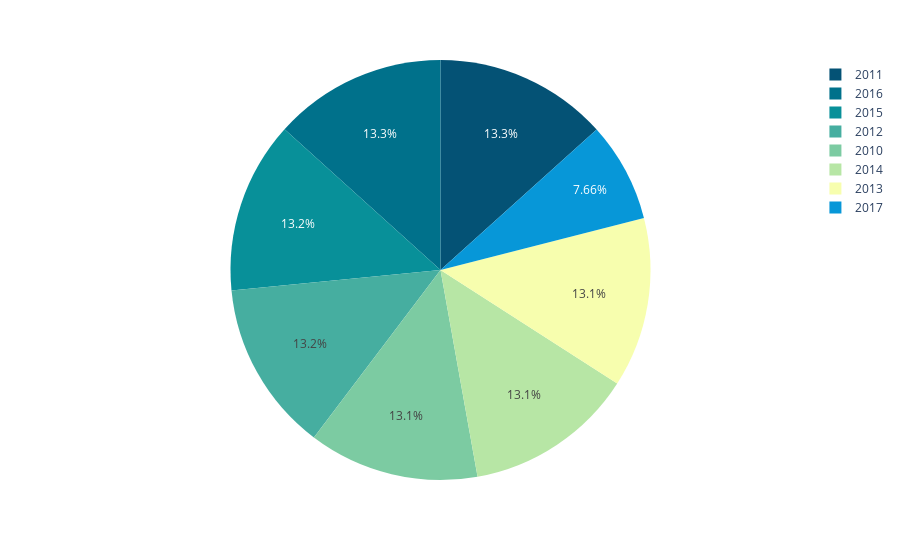

Notebook cell for this chart:
### Code cell
px.pie(year,names="index",values="Fiscal Year",color_discrete_sequence=px.colors.sequential.Bluyl_r)

### Figure 1 — Plotly figure (JSON) as saved in the notebook; plotly's stock layout.template omitted (floating-point values rounded to 4 significant figures)
{"data": [{"domain": {"x": [0, 1], "y": [0, 1]}, "hovertemplate": "index=%{label}<br>Fiscal Year=%{value}<extra></extra>", "labels": [2011, 2016, 2015, 2012, 2010, 2014, 2013, 2017], "legendgroup": "", "name": "", "showlegend": true, "type": "pie", "values": [8745, 8730, 8669, 8619, 8601, 8579, 8569, 5023]}], "layout": {"legend": {"tracegroupgap": 0}, "margin": {"t": 60}, "piecolorway": ["rgb(4, 82, 117)", "rgb(0, 113, 139)", "rgb(8, 144, 153)", "rgb(70, 174, 160)", "rgb(124, 203, 162)", "rgb(183, 230, 165)", "rgb(247, 254, 174)"]}}
